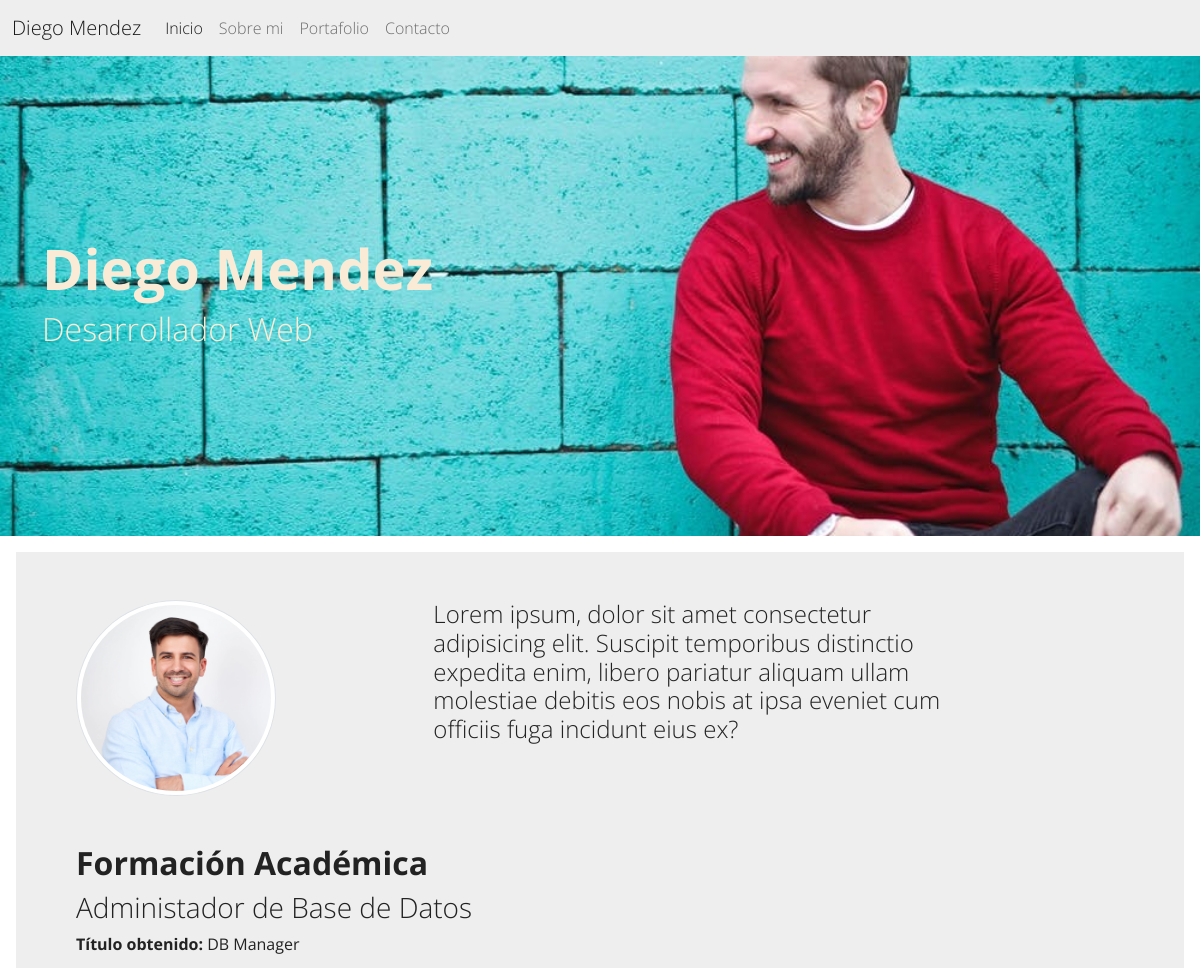
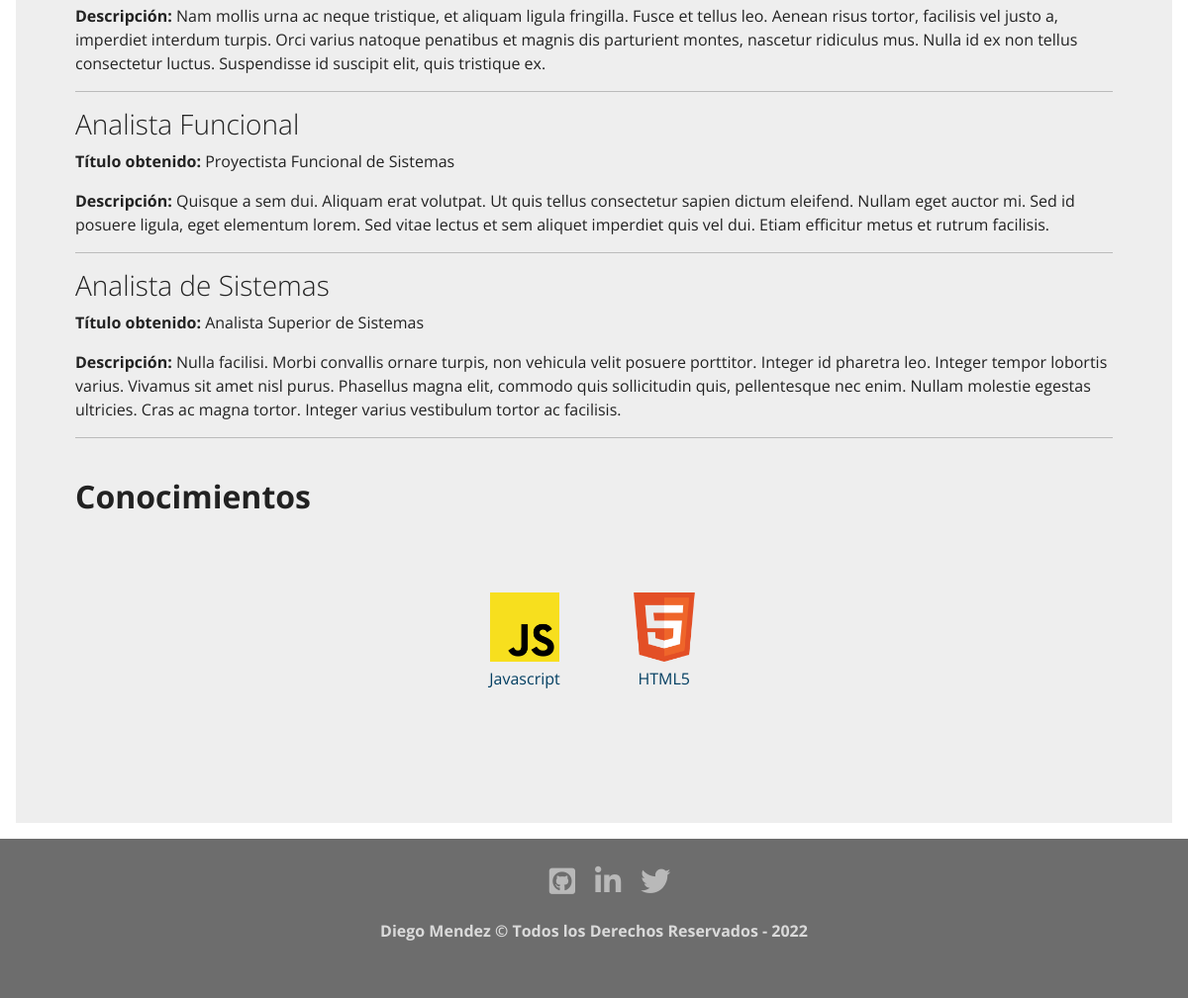
The page /about/ on the database its author committed (2 pictures, top to bottom).
### about/models.py (models this page shows, shortened)
class Course(models.Model):
    title = models.CharField(max_length=150, verbose_name='Título')
    degree_title = models.CharField(max_length=300, verbose_name='Título Obtenido')
    description = models.TextField(verbose_name='Descripción')
    created = models.DateTimeField(auto_now_add=True, verbose_name='Fecha Creación')
    updated = models.DateTimeField(auto_now=True, verbose_name='Fecha Modificación')
    class Meta:
        verbose_name = 'formación'
        verbose_name_plural = 'formaciones'
        ordering = ['-created']

class Skill(models.Model):
    title = models.CharField(max_length=80, verbose_name='Título')
    image = models.ImageField(upload_to='skills', verbose_name='Imagen')
    created = models.DateTimeField(auto_now_add=True, verbose_name='Fecha Creación')
    updated = models.DateTimeField(auto_now=True, verbose_name='Fecha Modificación')
    class Meta:
        verbose_name = 'conocimiento'
        verbose_name_plural = 'conocimientos'
        ordering = ['-created']

### about/views.py (the view)
# urls.py: path('about/', about_views.about, name='about'),
def about(request):
    courses = Course.objects.all()
    skills = Skill.objects.all()
    return render(request, 'about/about.html', {'courses':courses, 'skills':skills})

### about/templates/about/about.html (shortened to what this page needs)
{% extends 'core/base.html' %}
{% block image-header %} about {% endblock %}
{% block title-header %}
<div>
    <h1 class="display-4 fw-bold">Diego Mendez</h1>
</div>
<div>
    <h3 class="fs-2">Desarrollador Web</h3>
</div>
{% endblock %}
{% block content %}
{% load static %}
<div class="row d-flex">
    <div class="col-4 offset-md-auto">
        <img class="img-fluid img-thumbnail img-circle img-perfil " src={% static 'core/img/foto-perfil.png' %} alt="">
    </div>
    <div class="col-6">
        <h4>Lorem ipsum, dolor sit amet consectetur adipisicing elit. Suscipit temporibus distinctio expedita enim, libero pariatur aliquam ullam molestiae debitis eos nobis at ipsa eveniet cum officiis fuga incidunt eius ex?</h4>
    </div>
</div>
<div class="row d-flex pt-5">
    <div class="col-12">
        <h2 class="fw-bold">Formación Académica</h2>
        {% for course in courses %}
        <h3>{{ course.title }}</h3>
        <p><strong>Título obtenido:</strong> {{ course.degree_title }}</p>
        <p><strong>Descripción:</strong> {{ course.description }} </p>
        <hr>
        {% endfor %}
        <br>
        <h2 class="fw-bold">Conocimientos</h2>
        <section class="skills" id="skills">
            <div class="skills__container" id="skills">
                {% for skill in skills %}
                <div class="card__skills">
                    <div class="skill__thumbnail">
                        <img class="skill__logo" src={{ skill.image.url }} alt="html5">
                    </div>
                    <div class="skill__texto">
                        <p class="skill__titulo">{{ skill.title }}</p>
                    </div>
                </div>
                {% endfor %}
            </div>
        </section>
    </div>
</div>
{% endblock %}

### core/templates/core/base.html (shortened to what this page needs)
<!DOCTYPE html>
<html lang="es">
<head>
    {% load static %}
    <link href={% static 'core/css/bootstrap.min.css' %} rel="stylesheet">
    <link rel="stylesheet" href="https://cdnjs.cloudflare.com/ajax/libs/font-awesome/5.15.3/css/all.min.css" />
    <link rel="stylesheet" href={% static 'core/css/app.css' %}>
</head>
<body>
    <nav class="navbar navbar-expand-lg bg-light">
        <div class="container-fluid">
            <a class="navbar-brand" href={% url 'home' %}>Diego Mendez</a>
            <div class="collapse navbar-collapse" id="navbarNavAltMarkup">
                <div class="navbar-nav">
                    <a class="nav-link active" aria-current="page" href={% url 'home' %}>Inicio</a>
                    <a class="nav-link" href={% url 'about' %}>Sobre mi</a>
                    <a class="nav-link" href={% url 'portfolio' %}>Portafolio</a>
                    <a class="nav-link" href={% url 'contact' %}>Contacto</a>
                </div>
            </div>
        </div>
    </nav>
    <div class="{% block image-header %} {% endblock %} imagen-fondo">
        <div class="container">
            <div class="row">
                <div class="col-12 titulos">
                    {% block title-header %} {% endblock %}
                </div>
            </div>
        </div>
    </div>
    <div class="position-relative overflow-hidden p-3 p-md-5 m-md-3 bg-light">
        <div class="container">
            {% block content %} {% endblock %}
        </div>
    </div>
    <footer class="footer">
        <div class="footer__redes">
            <ul class="footer__lista">
                <li class="footer__item">
                    <a class="footer__icono" href="https://github.com/" target="blank"><i class="fab fa-github-square fa-1x"></i></a>
                </li>
                <li class="footer__item">
                    <a class="footer__icono" href="https://www.linkedin.com/" target="blank"><i class="fab fa-linkedin-in fa-1x"></i></a>
                </li>
                <li class="footer__item">
                    <a class="footer__icono" href="https://twitter.com/" target="blank"><i class="fab fa-twitter fa-1x"></i></a>
                </li>
            </ul>
        </div>
        <div class="footer__texto">
            <p>Diego Mendez &copy; Todos los Derechos Reservados - 2022</p>
        </div>
    </footer>
</body>
</html>

### core/static/core/css/app.css (style rules this page uses)
.about { background-image: url(../img/about-bg2.jpeg); }
.imagen-fondo { background-position: center center; min-height: 60vh; background-attachment:scroll; background-size: cover; background-repeat: no-repeat; }
.img-perfil { width: 60%; border-radius: 50%; }
.titulos { color: antiquewhite; display: flex; flex-direction: column; justify-content: center; min-height: 60vh; }
.footer { grid-area: footer; background-color: #6d6d6d; color: #dadada; display: flex; flex-direction: column; align-items: center; justify-content: center; width: 100%; padding-top: 20px; padding-bottom: 20px; }
.footer__texto { font-weight: 700; margin-bottom: 20px; text-align: center; }
.footer__lista { text-decoration: none; display: flex; list-style: none; justify-content: center; }
.footer__icono { color: #b9b9b9; font-size: 30px; padding: 0 10px; display: block; }
.skills__container { display: flex; flex-direction: row; flex-wrap: wrap; justify-content: space-evenly; margin: 0 30px; align-items: center; justify-content: center; padding: 30px 30px; }
.card__skills { margin: 20px 15px; padding: 20px 20px; max-height: 200px; border-radius: 5px; text-align: center; display: flex; flex-wrap: wrap; flex-direction: column; align-items: center; }
.skill__logo { width: 70px; height: auto; }
.skill__titulo { margin-top: 5px; font-size: 16px; color: #033F62; }

### rows shown on the page
Course: title "Administador de Base de Datos", degree_title "DB Manager", description "Nam mollis urna ac neque tristique, et aliquam ligula fringilla. Fusce et tellus leo. Aenean risus tortor, facilisis vel justo a, imperdiet interdum turpis. Orci varius natoque penatibus et magnis dis parturient montes, nascetur ridiculus mus. Nulla id ex non tellus consectetur luctus. Suspendisse id suscipit elit, quis tristique ex."
Course: title "Analista Funcional", degree_title "Proyectista Funcional de Sistemas", description "Quisque a sem dui. Aliquam erat volutpat. Ut quis tellus consectetur sapien dictum eleifend. Nullam eget auctor mi. Sed id posuere ligula, eget elementum lorem. Sed vitae lectus et sem aliquet imperdiet quis vel dui. Etiam efficitur metus et rutrum facilisis."
Course: title "Analista de Sistemas", degree_title "Analista Superior de Sistemas", description "Nulla facilisi. Morbi convallis ornare turpis, non vehicula velit posuere porttitor. Integer id pharetra leo. Integer tempor lobortis varius. Vivamus sit amet nisl purus. Phasellus magna elit, commodo quis sollicitudin quis, pellentesque nec enim. Nullam molestie egestas ultricies. Cras ac magna tortor. Integer varius vestibulum tortor ac facilisis."
Skill: image (picture), title "Javascript"
Skill: image (picture), title "HTML5"
